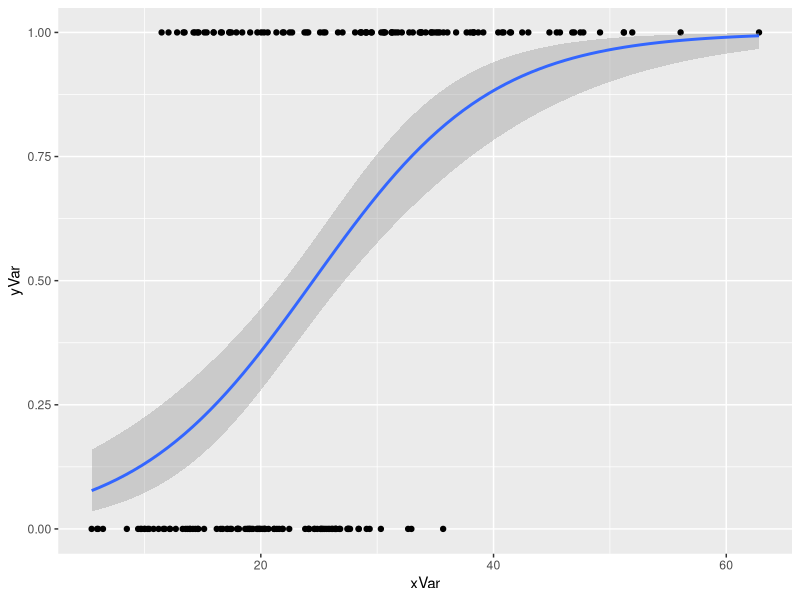
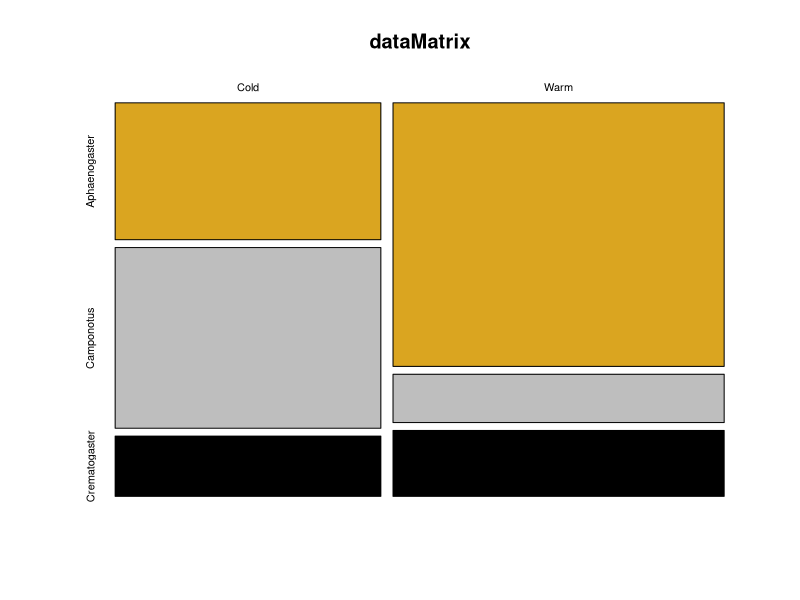

Source code (R) for these figures, in order:
#### Data frame construction for logistic regression

xVar<-sort(rgamma(n=200,shape=5,scale=5)) # sort function reorders values from smallest to largest
yVar<-sample(rep(c(1,0),each=100),prob=seq_len(200)) # First entries in vectors have lowest probability of getting hit, last entries are highly likely to be selected

lRegData<-data.frame(ID=1:200,xVar,yVar) # Tuck a unique identifier into the dataframe

# Logistic regression analysis R

lRegModel<-glm(yVar~xVar,data=lRegData,family=binomial(link=logit))
summary(lRegModel)
summary(lRegModel)$coefficients # Quickly call out coefficients and p-values

# Basic ggplot for logistic regression

library(ggplot2) 

lRegPlot<-ggplot(data=lRegData,aes(x=xVar,y=yVar)) +
  geom_point() +
  stat_smooth(method=glm,method.args=list(family=binomial))

print(lRegPlot) # Basically shows a plot of probability of succeeding/failing given the value of X

### Basic contingency table analysis in R

vec1<-c(50,66,22)
vec2<-c(120,22,30)

# Create a matrix instead of a data frame because rows and columns are CATEGORIES, not observations
dataMatrix<-rbind(vec1,vec2)
rownames(dataMatrix)<-c("Cold","Warm")
colnames(dataMatrix)<-c("Aphaenogaster","Camponotus","Crematogaster")

# Null hypothesis for contingency table is that the relative proportion of columns across categories is random and not significantly different. Alternative hypothesis is that proportion of each category is significantly different.

print(chisq.test(dataMatrix))

# Plots for contingency tables are not yet available in ggplot

mosaicplot(x=dataMatrix,col=c("goldenrod","grey","black"),shade=FALSE) # Area of tiles is proportional to frequency counts in each of the six categories. 
           